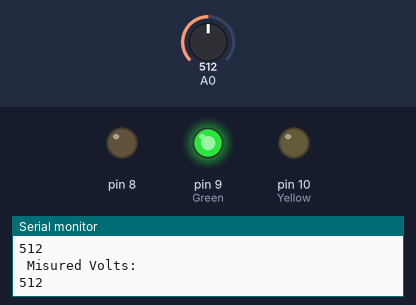
A sketch run on a simulated Arduino Uno, built with avr-gcc and run on an emulated ATmega328P. Parts: output pins drawn as LEDs (lit = HIGH), the last lines printed to the serial monitor. The test bench sets the inputs (shaded band); at power-on: A0 = 512.

Above: at 1.2 s.
1.3 s: A0 set to 240
At 1.9 s:
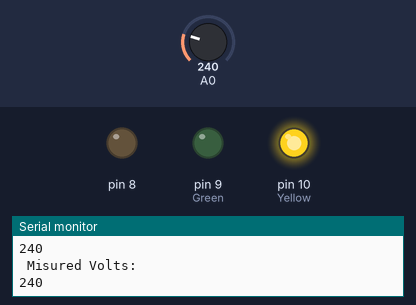
2.9 s: A0 set to 163
4.4 s: A0 set to 138
At 5.6 s:
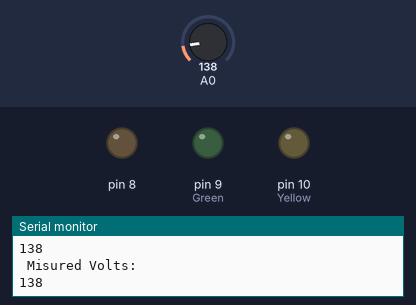
5.9 s: A0 set to 160
At 7.0 s:
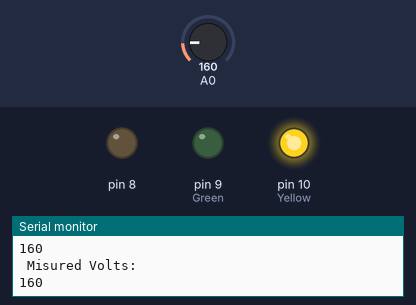
7.5 s: A0 set to 140
At 8.4 s:
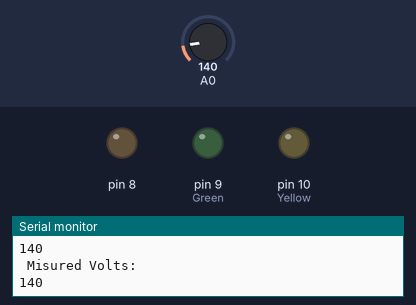
Timing chart, 0 to 10.1 s (numbered marks = the images above; inputs shaded):
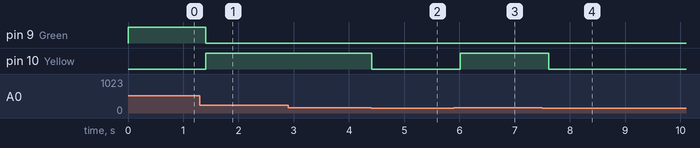

The sketch:

charger_misurator.ino
```cpp
// WARNING never exceed 5V Battery!!!
// 5V is the max voltage for Arduino
// This sketch is for single AA Battery (1.5 V)

int Val;
int Red=11;
int Yellow=10;
int Green=9;

void setup()
 {
  Serial.begin(9600);
  pinMode(8, OUTPUT);
  pinMode(9, OUTPUT);
  pinMode(10, OUTPUT);

 }
void loop()
{
  digitalWrite(Red, LOW);
  digitalWrite(Yellow, LOW);
  digitalWrite(Green, LOW);

  Val=analogRead(0);

  Serial.println(" Misured Volts: ");
  Serial.println(Val);

 if (Val > 250)
   {
     digitalWrite(Red, LOW);
     digitalWrite(Yellow, LOW);
     digitalWrite(Green, HIGH);
   }
   if (( Val <250 ) && ( Val >= 150 ))
   {
     digitalWrite(Red, LOW);
     digitalWrite(Yellow, HIGH);
     digitalWrite(Green, LOW);
   }
   if ( Val < 150 )
   {
     digitalWrite(Red, HIGH);
     digitalWrite(Yellow, LOW);
     digitalWrite(Green, LOW);
   }

 delay(200);
}
```

Measured:
- the behaviour switches between 150 and 149 on A0 (found by bisection; images 1 and 2)
- after the input at 1.3 s, pin 9 (Green): HIGH → LOW after 0.10 s; pin 10 (Yellow): LOW → HIGH after 0.10 s
- after the input at 4.4 s, pin 10 (Yellow): HIGH → LOW at once
- after the input at 5.9 s, pin 10 (Yellow): LOW → HIGH after 0.11 s
- after the input at 7.5 s, pin 10 (Yellow): HIGH → LOW after 0.12 s
